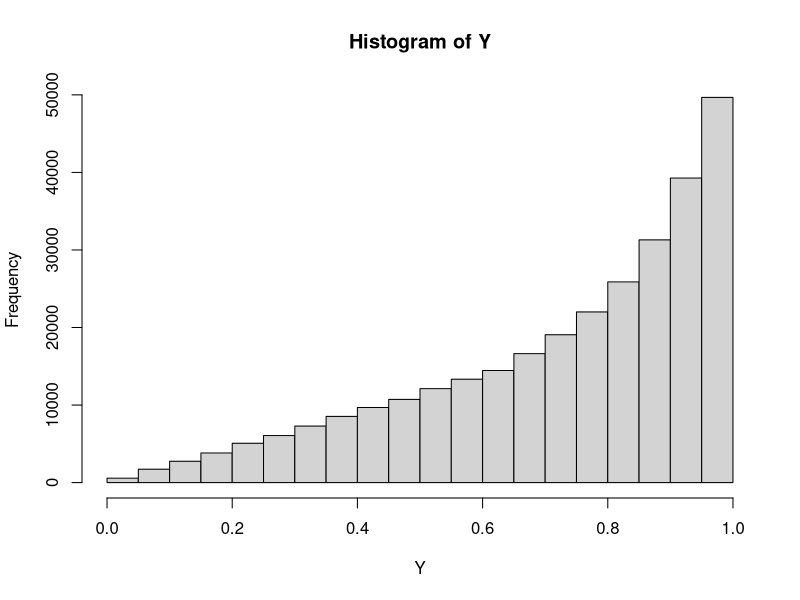

Write R code to recreate this figure. (Note: a time limit stopped this script after it produced the figure.)
##############################################################
#
# Online EM for mixtures of beta distributions
#
##############################################################

library(pracma) # for the psi (digamma) function


# Mixture of Beta distributions density
dmixbeta <- function(x, pis, alphas, betas, log = F) {
  K = length(pis)
  dens = 0
  for (k in 1:K) {
    dens = dens + pis[k]*dbeta(x, alphas[k], betas[k])
  }
  if (log) {return(log(dens))}
  else {return(dens)}
}

##############################################################
# Simulated data: Mixture of Beta distributions
# parametrization is in alpha beta 

# N number of samples and iterations
N<-3*10^5

# Example for a 3-component mixture (K=3)
# True values for K=3 
pitrue<-c(.5, .25,.25)
atrue<- c(3,2,9)
btrue<-c(1,2,1)

K<-length(pitrue)

# Initial parameter values for K=3, to be changed accordingly
piinit<-rep(1/K, K)
ainit<-c(2,2,10)
binit<-c(1,1,2)


# Simulated data: Y is a vector of length N
# Home made function to simulate a beta mixture
rmixbeta<-function(Nsize,pis, alphas, betas){
  datasim<-rep(0, Nsize) 
  Kdim = length(pis)
  classes<-rmultinom(Nsize,1,pis)  #K x N
  betacomp<-matrix(0,Kdim, Nsize)
  for (k in 1:Kdim) {
    betacomp[k,]<-rbeta(Nsize, alphas[k], betas[k])
  }
  for(ii in 1:Nsize){
    datasim[ii]<-betacomp[classes[,ii]==1,ii]
  }
  return(datasim)
}

Y <- rmixbeta(N,pitrue,atrue, btrue)
# check
hist(Y)

# Set learning rate as indicated in the paper (gamma_i sequence)
learning <- (1-10^-10)*(1:N)^(-6/10)


# Set up sequences of  parameters: pivect, alphavect, betavect
pivect <- matrix(rep(piinit, N), ncol=N)
alphavect<-matrix(rep(ainit, N), ncol=N)
betavect<-matrix(rep(binit, N), ncol=N)

# Define functions riK3
# create a 3K-dim vector where the first 3 elements are ri1, the following 3 are
# ri2 etc... multiplied resp by 1, log y, log(1-y) for the beta distribution
betariK3_fun <- function(y,piv,av,bv) {
  Kdim<-length(piv)
  riK3<-rep(0,3*Kdim)
  cste<-dmixbeta(y, piv,av,bv)
  for(k in 1:Kdim){
    riK3[((k-1)*3+1):(3*k)]<-(piv[k]* dbeta(y,av[k], bv[k])/cste)
    } 
  return(riK3*rep(c(1,log(y), log(1-y) ),Kdim))
}

# sufficent statistics
svect<-matrix(0, 3*K, N)
# sbar just for testing 
# sbarvect<-matrix(0, 3*K, N)
# Initialize the sufficient statistics
svect[,1]<-betariK3_fun(Y[1],pivect[,1],alphavect[,1], betavect[,1])


###############################
# Main loop: Online EM
###############################
for(ii in 2:N){
  
  # Update sufficient statistics
  svect[,ii]<-svect[,ii-1] + learning[ii-1]*(betariK3_fun(Y[ii],pivect[,ii-1],alphavect[,ii-1], betavect[,ii-1]) - svect[,ii-1])
  ## test for check
  ##sbarvect[,ii]<-betariK3_fun(Y[ii],pivect[,ii-1],alphavect[,ii-1], betavect[,ii-1])
  
  # Update pi, alpha, theta
  if(ii>500){
    for(k in 1:K){
      
      # unormalized pik
      pivect[k,ii]<-svect[3*k-2,ii] 
      
      # Update alpha and beta
      # requires optimization (minimization ie -Q): Attention optim is not to find zeros!!
      # For beta the optim is jointly on the 2 parameters
      ob <- function(x) {
        a<-x[1]
        b<-x[2]
        -(a*svect[3*k-1,ii]/svect[3*k-2,ii] + b*svect[3*k,ii]/svect[3*k-2,ii]  -lgamma(a) - lgamma(b) + lgamma(a+b))
      }
      
      res<-optim(c(alphavect[k,ii-1],betavect[k,ii-1]),ob)$par
      alphavect[k,ii] <- res[1]
      betavect[k,ii]<- res[2]
  
    } 
    pivect[,ii]<-pivect[,ii]/sum(pivect[,ii])
  } # end if
} # end for main loop

##########################
# Plot the sequences
# First component
plot(501:N,alphavect[1,-c(1:500)],type='l',xlab='i',ylab='alpha1', ylim=c(1.1, 3.1))
#plot(501:N,alphavect[1,-c(1:500)],type='l',xlab='i',ylab='alpha1')
abline(h=3,col='red',lty=2,lwd=2)
grid()
plot(501:N,betavect[1,-c(1:500)],type='l',xlab='i',ylab='beta1')
abline(h=1,col='red',lty=2,lwd=2)
grid()
#plot(501:N,pivect[1,-c(1:500)],type='l',xlab='i',ylab='pi1')
plot(501:N,pivect[1,-c(1:500)],type='l',xlab='i',ylab='pi1', ylim=c(0.355, 0.505))
abline(h=.5,col='red',lty=2,lwd=2)
grid()

# Second component
plot(501:N,alphavect[2,-c(1:500)],type='l',xlab='i',ylab='alpha2')
abline(h=2,col='red',lty=2,lwd=2)
grid()
#plot(501:N,betavect[2,-c(1:500)],type='l',xlab='i',ylab='beta2')
plot(501:N,betavect[2,-c(1:500)],type='l',xlab='i',ylab='beta2',ylim=c(0.69,2.02))
abline(h=2,col='red',lty=2,lwd=2)
grid()
#plot(501:N,pivect[2,-c(1:500)],type='l',xlab='i',ylab='pi2')
plot(501:N,pivect[2,-c(1:500)],type='l',xlab='i',ylab='pi2', ylim=c(0.24, 0.415))
abline(h=.25,col='red',lty=2,lwd=2)
grid()

# Third component
plot(501:N,alphavect[3,-c(1:500)],type='l',xlab='i',ylab='alpha3')
abline(h=9,col='red',lty=2,lwd=2)
grid()
plot(501:N,betavect[3,-c(1:500)],type='l',xlab='i',ylab='beta3')
abline(h=1,col='red',lty=2,lwd=2)
grid()
plot(501:N,pivect[3,-c(1:500)],type='l',xlab='i',ylab='pi3')
abline(h=.25,col='red',lty=2,lwd=2)
grid()


## CHECK for non identifiability issue
# Estimations:  means over the last 50 iterations over 300000 here
# eg for pi_k
rowMeans(pivect[,300000-50:300000])
#[1] 0.4011144 0.4011144 0.1977712

# Log-likelihoods
# True loglike
sum(dmixbeta(Y,pitrue, atrue,btrue, log=T))
#[1] 100526.1
# log-like for last 50 means
sum(dmixbeta(Y,rowMeans(pivect[,300000-50:300000]), rowMeans(alphavect[,300000-50:300000]),rowMeans(betavect[,300000-50:300000]), log=T))
#[1] 100521.4
# same after truncation to 2 digits
sum(dmixbeta(Y,c(0.4,0.4,0.2), c(1.99, 1.99,10.40),c(0.93,0.93,1.12), log=T))
#[1] 100519.1
# For the pdf comparaison:  plot
plot(xval,dmixbeta(xval,pitrue, atrue,btrue), type="l", col="red", ylab="Beta mixture pdf", xlab="y")
points(xval,dmixbeta(xval,c(0.4,0.4,0.2), rowMeans(alphavect[,300000-50:300000]),rowMeans(betavect[,300000-50:300000])), type="l")
